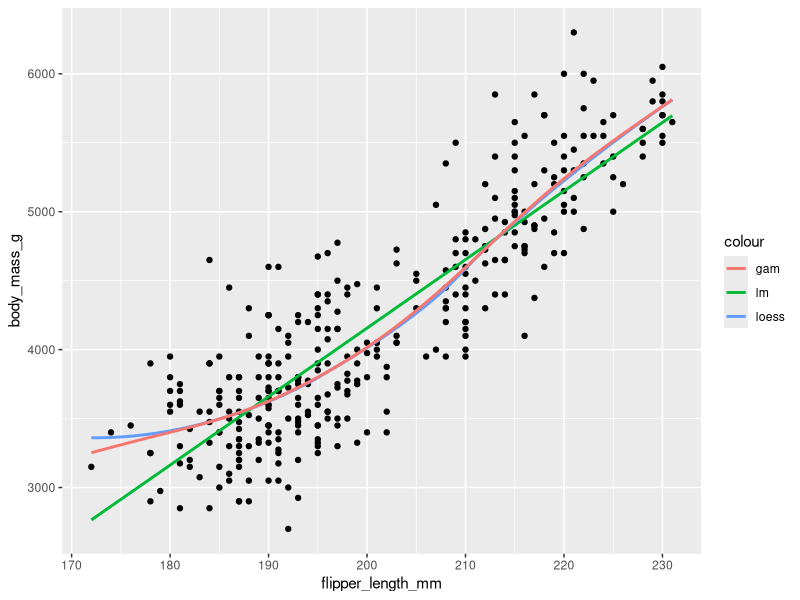
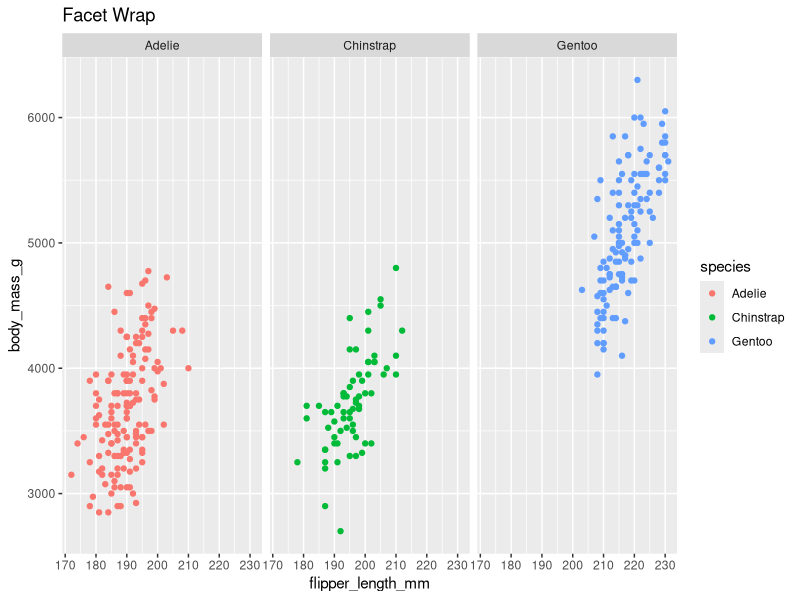
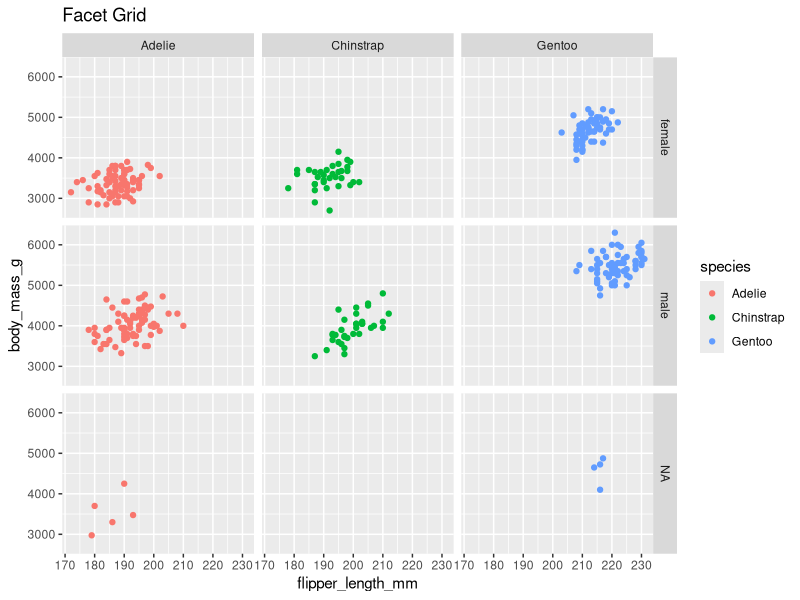

Generate these figures, in order, with R:
## week 3

library(tidyverse)
library(palmerpenguins)

ggplot(data = penguins, mapping = aes(x = flipper_length_mm, y = body_mass_g)) +
        geom_point() +
        geom_smooth(method = "lm", aes(color = "lm"), se = FALSE) +
        geom_smooth(method = "loess", aes(color = "loess"), se = FALSE) +
        geom_smooth(method = "gam", formula = y ~ s(x), aes(color = "gam"), se = FALSE)

# facet_warp and facet_grid
ggplot(data = penguins, mapping = aes(x = flipper_length_mm, y = body_mass_g)) +
        geom_point(aes(color = species)) +
        facet_wrap(~species) +
        scale_x_continuous(guide = guide_axis(check.overlap = TRUE)) +
        labs(title = "Facet Wrap")
ggplot(data = penguins, mapping = aes(x = flipper_length_mm, y = body_mass_g)) +
        geom_point(aes(color = species)) +
        facet_grid(sex~species) +
        scale_x_continuous(guide = guide_axis(check.overlap = TRUE)) +
        labs(title = "Facet Grid")
